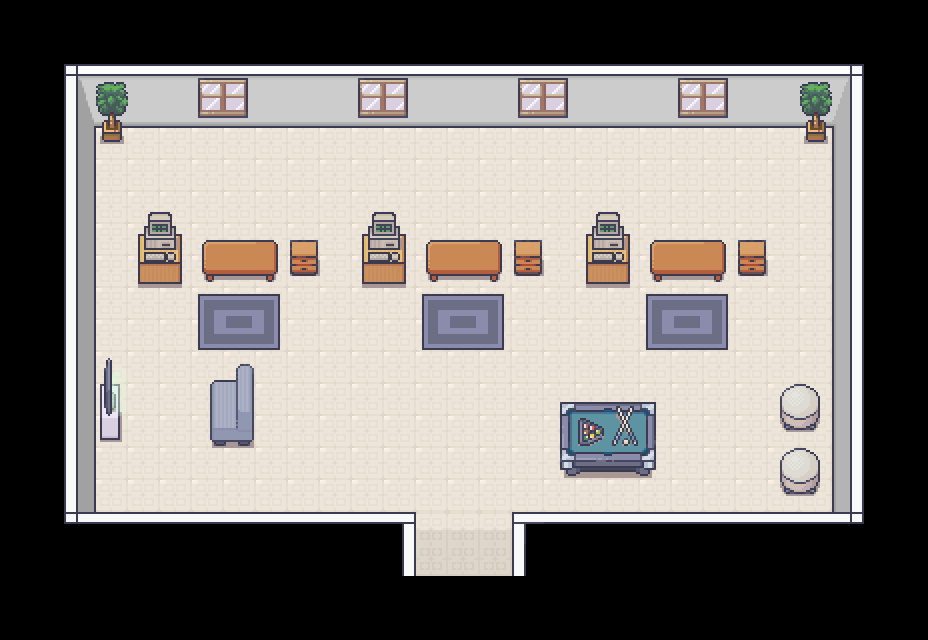

Below is a game level as drawn by its tile map, then a one-line description and the .tmx that defines it (tile-layer data replaced by summaries):
An orthogonal 29x20 tile map with 32x32 px tiles, 8 tile layers (Piso, Tapetes, Paredes, Moveis, ...), 4 tilesets and 20 objects (player_spawn, npc_b, npc_a, npc_c, mesa_sinuca, ...).

<map version="1.10" tiledversion="1.10.2" orientation="orthogonal" renderorder="right-down" width="29" height="20" tilewidth="32" tileheight="32" infinite="0" nextlayerid="12" nextobjectid="29">
 <tileset firstgid="1" source="tileset_paredes.tsx" />
 <tileset firstgid="8285" source="tileset_generic.tsx" />
 <tileset firstgid="9533" source="tileset_estoque.tsx" />
 <tileset firstgid="10333" source="tileset_biblioteca.tsx" />
 <layer id="1" name="Piso" width="29" height="20">
  <data>[580 cells, 356 non-empty, 3 distinct tile ids]</data>
 </layer>
 <layer id="2" name="Tapetes" width="29" height="20">
  <data>[580 cells, 18 non-empty, 6 distinct tile ids]</data>
 </layer>
 <layer id="3" name="Paredes" width="29" height="20">
  <data>[580 cells, 96 non-empty, 11 distinct tile ids]</data>
 </layer>
 <layer id="4" name="Moveis" width="29" height="20">
  <data>[580 cells, 67 non-empty, 35 distinct tile ids]</data>
 </layer>
 <objectgroup id="10" name="Personagens">
  <object id="25" name="player_spawn" x="463" y="495">
   <point />
  </object>
  <object id="26" name="npc_b" x="463" y="205">
   <point />
  </object>
  <object id="27" name="npc_a" x="240" y="205">
   <point />
  </object>
  <object id="28" name="npc_c" x="688" y="205">
   <point />
  </object>
 </objectgroup>
 <layer id="5" name="AcimaMoveis" width="29" height="20">
  <data>[580 cells, 39 non-empty, 23 distinct tile ids]</data>
 </layer>
 <layer id="6" name="AcimaMoveisDois" width="29" height="20">
  <data>[580 cells, 37 non-empty, 21 distinct tile ids]</data>
 </layer>
 <layer id="11" name="AcimaMoveisTres" width="29" height="20">
  <data>[580 cells, 2 non-empty, 2 distinct tile ids]</data>
 </layer>
 <objectgroup id="9" name="ObjetosColisores">
  <object id="3" name="mesa_sinuca" x="559.971" y="415.966" width="96.0435" height="60.055" />
  <object id="4" name="mesa_stand_b" x="426.008" y="249.272" width="76.0033" height="32.7245" />
  <object id="5" name="mesa_stand_a" x="202.004" y="249.341" width="75.9847" height="32.6593" />
  <object id="7" name="rack_tv" x="100" y="384" width="19.9861" height="56" />
  <object id="8" name="sofa_tv" x="209.988" y="380" width="44.0128" height="65.997" />
  <object id="9" name="mesa_stand_c" x="650" y="249.251" width="76.0011" height="32.7472" />
  <object id="10" name="computador_a" x="138" y="234" width="43.9922" height="50.0039" />
  <object id="11" name="computador_b" x="362" y="233.994" width="43.9922" height="50.0039" />
  <object id="12" name="computador_c" x="586.018" y="234.017" width="43.9922" height="50.0039" />
  <object id="13" name="gaveteiro_a" x="290" y="248.007" width="28.0004" height="27.9862" />
  <object id="14" name="gaveteiro_b" x="514" y="248" width="28.0004" height="27.9862" />
  <object id="15" name="gaveteiro_c" x="738.008" y="247.961" width="28.0004" height="28.0297" />
  <object id="21" name="puff_a" x="780.006" y="456.038" width="40.0039" height="37.9844" />
  <object id="22" name="vaso_a" x="102.004" y="119.992" width="19.9922" height="22.0117" />
  <object id="23" name="vaso_b" x="806.004" y="120.006" width="19.9961" height="21.9937" />
  <object id="24" name="puff_b" x="779.999" y="392.102" width="39.9782" height="37.8862" />
 </objectgroup>
 <layer id="8" name="BlocosColisores" width="29" height="20" opacity="0" offsetx="138" offsety="100">
  <properties>
   <property name="solid" type="bool" value="true" />
  </properties>
  <data>[580 cells, 72 non-empty, 1 distinct tile ids]</data>
 </layer>
</map>
